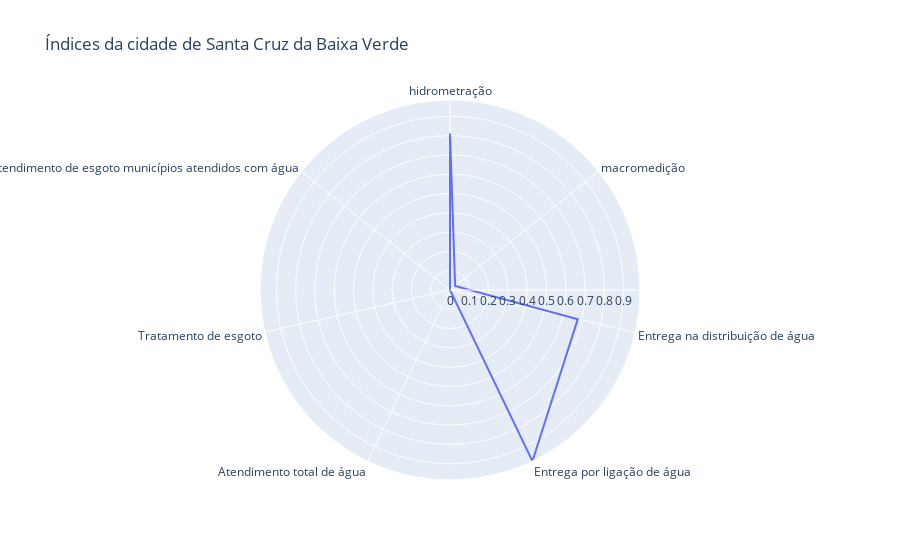

Write notebook code for a chart like this one.
### Markdown cell above
## Plotando grafico de radar para a cidade do Santa Cruz da Baixa Verde

### Code cell
fig = px.line_polar(df_radar_top5, r='Santa Cruz da Baixa Verde', theta='indice', line_close=True, title = 'Índices da cidade de Santa Cruz da Baixa Verde')
plt.savefig('Santa Cruz da Baixa Verde.png', format='png')
fig.show()

### Figure 1 — Plotly figure (JSON) as saved in the notebook; plotly's stock layout.template omitted (floating-point values rounded to 4 significant figures)
{"data": [{"hovertemplate": "Santa Cruz da Baixa Verde=%{r}<br>indice=%{theta}<extra></extra>", "legendgroup": "", "line": {"color": "#636efa", "dash": "solid"}, "marker": {"symbol": "circle"}, "mode": "lines", "name": "", "r": [0.8103, 0.034, 0.6791, 0.9845, 0, 0, 0, 0.8103], "showlegend": false, "subplot": "polar", "theta": ["hidrometração", "macromedição", "Entrega na distribuição de água", "Entrega por ligação de água", " Atendimento total de água", "Tratamento de esgoto", "Atendimento de esgoto municípios atendidos com água", "hidrometração"], "type": "scatterpolar"}], "layout": {"legend": {"tracegroupgap": 0}, "polar": {"angularaxis": {"direction": "clockwise", "rotation": 90}, "domain": {"x": [0, 1], "y": [0, 1]}}, "title": {"text": "Índices da cidade de Santa Cruz da Baixa Verde"}}}
